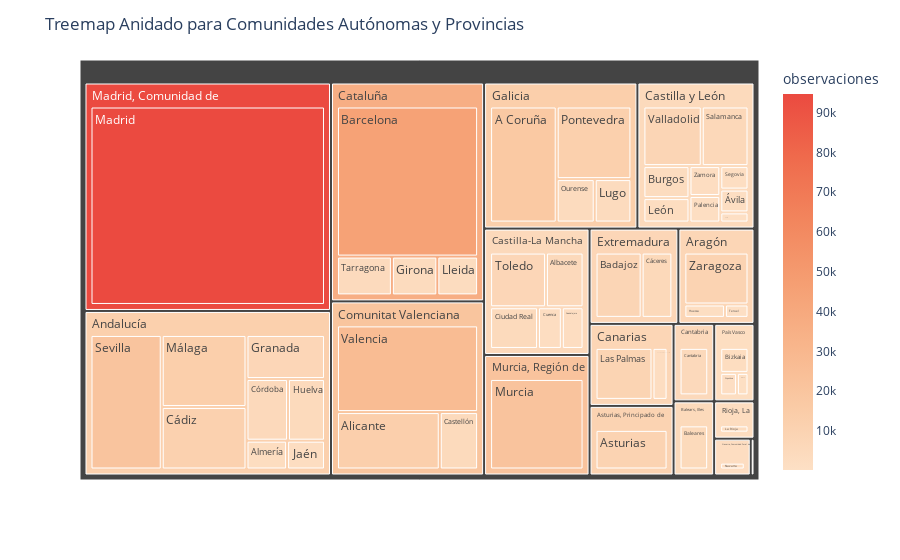

Notebook code cell kept with this figure:
### Code cell
import pandas as pd
import plotly.express as px

# Supongamos que tienes un DataFrame llamado df_total_anal_ult con las columnas 'comunidad_autonoma' y 'nombre_provincia'

# Contar las observaciones para cada combinación de comunidad autónoma y provincia
conteo = df_total_anal_ult.groupby(['comunidad_autonoma', 'nombre_provincia']).size().reset_index(name='observaciones')

# Personaliza la paleta de colores
colores_personalizados = px.colors.sequential.Peach  # Cambia esta paleta por la que desees

# Crea el treemap anidado con colores personalizados
fig = px.treemap(conteo, 
                 path=['comunidad_autonoma', 'nombre_provincia'], 
                 values='observaciones', 
                 color='observaciones',
                 color_continuous_scale=colores_personalizados)

# Personalizar el título
fig.update_layout(title='Treemap Anidado para Comunidades Autónomas y Provincias')

# Mostrar el gráfico interactivo
fig.show()

### Figure 1 — Plotly figure (JSON) as saved in the notebook; plotly's stock layout.template omitted (floating-point values rounded to 4 significant figures)
{"data": [{"branchvalues": "total", "customdata": [[17748], [5108], [13006], [2528], [9832], [8534], [5057], [44768], [2764], [3477], [5296], [4853], [233], [4972], [2472], [5692], [11447], [5531], [1465], [3725], [7479], [2253], [4928], [1582], [2360], [2530], [9159], [2659], [3343], [3662], [94664], [21367], [13194], [2267], [3793], [1932], [12445], [6564], [2426], [1563], [20712], [679], [4501], [918], [7593], [26957], [8195], [2173], [9695], [1014], [1514], [12570.0], [7982.0], [9832], [5057], [7749.0], [5296], [4975.0], [5342.0], [36380.0], [233], [20510.0], [7397.0], [13220.0], [94664], [21367], [2267], [2063.0], [2530]], "domain": {"x": [0, 1], "y": [0, 1]}, "hovertemplate": "labels=%{label}<br>observaciones_sum=%{value}<br>parent=%{parent}<br>id=%{id}<br>observaciones=%{color}<extra></extra>", "ids": ["Galicia/A Coruña", "Castilla-La Mancha/Albacete", "Comunitat Valenciana/Alicante", "Andalucía/Almería", "Asturias, Principado de/Asturias", "Extremadura/Badajoz", "Balears, Illes/Baleares", "Cataluña/Barcelona", "País Vasco/Bizkaia", "Castilla y León/Burgos", "Cantabria/Cantabria", "Comunitat Valenciana/Castellón", "Ceuta/Ceuta", "Castilla-La Mancha/Ciudad Real", "Castilla-La Mancha/Cuenca", "Extremadura/Cáceres", "Andalucía/Cádiz", "Andalucía/Córdoba", "País Vasco/Gipuzkoa", "Cataluña/Girona", "Andalucía/Granada", "Castilla-La Mancha/Guadalajara", "Andalucía/Huelva", "Aragón/Huesca", "Andalucía/Jaén", "Rioja, La/La Rioja", "Canarias/Las Palmas", "Castilla y León/León", "Cataluña/Lleida", "Galicia/Lugo", "Madrid, Comunidad de/Madrid", "Murcia, Región de/Murcia", "Andalucía/Málaga", "Navarra, Comunidad Foral de/Navarra", "Galicia/Ourense", "Castilla y León/Palencia", "Galicia/Pontevedra", "Castilla y León/Salamanca", "Canarias/Santa Cruz de Tenerife", "Castilla y León/Segovia", "Andalucía/Sevilla", "Castilla y León/Soria", "Cataluña/Tarragona", "Aragón/Teruel", "Castilla-La Mancha/Toledo", "Comunitat Valenciana/Valencia", "Castilla y León/Valladolid", "Castilla y León/Zamora", "Aragón/Zaragoza", "País Vasco/Álava", "Castilla y León/Ávila", "Andalucía", "Aragón", "Asturias, Principado de", "Balears, Illes", "Canarias", "Cantabria", "Castilla y León", "Castilla-La Mancha", "Cataluña", "Ceuta", "Comunitat Valenciana", "Extremadura", "Galicia", "Madrid, Comunidad de", "Murcia, Región de", "Navarra, Comunidad Foral de", "País Vasco", "Rioja, La"], "labels": ["A Coruña", "Albacete", "Alicante", "Almería", "Asturias", "Badajoz", "Baleares", "Barcelona", "Bizkaia", "Burgos", "Cantabria", "Castellón", "Ceuta", "Ciudad Real", "Cuenca", "Cáceres", "Cádiz", "Córdoba", "Gipuzkoa", "Girona", "Granada", "Guadalajara", "Huelva", "Huesca", "Jaén", "La Rioja", "Las Palmas", "León", "Lleida", "Lugo", "Madrid", "Murcia", "Málaga", "Navarra", "Ourense", "Palencia", "Pontevedra", "Salamanca", "Santa Cruz de Tenerife", "Segovia", "Sevilla", "Soria", "Tarragona", "Teruel", "Toledo", "Valencia", "Valladolid", "Zamora", "Zaragoza", "Álava", "Ávila", "Andalucía", "Aragón", "Asturias, Principado de", "Balears, Illes", "Canarias", "Cantabria", "Castilla y León", "Castilla-La Mancha", "Cataluña", "Ceuta", "Comunitat Valenciana", "Extremadura", "Galicia", "Madrid, Comunidad de", "Murcia, Región de", "Navarra, Comunidad Foral de", "País Vasco", "Rioja, La"], "marker": {"coloraxis": "coloraxis", "colors": [17748, 5108, 13006, 2528, 9832, 8534, 5057, 44768, 2764, 3477, 5296, 4853, 233, 4972, 2472, 5692, 11447, 5531, 1465, 3725, 7479, 2253, 4928, 1582, 2360, 2530, 9159, 2659, 3343, 3662, 94664, 21367, 13194, 2267, 3793, 1932, 12445, 6564, 2426, 1563, 20712, 679, 4501, 918, 7593, 26957, 8195, 2173, 9695, 1014, 1514, 12570.0, 7982.0, 9832, 5057, 7749.0, 5296, 4975.0, 5342.0, 36380.0, 233, 20510.0, 7397.0, 13220.0, 94664, 21367, 2267, 2063.0, 2530]}, "name": "", "parents": ["Galicia", "Castilla-La Mancha", "Comunitat Valenciana", "Andalucía", "Asturias, Principado de", "Extremadura", "Balears, Illes", "Cataluña", "País Vasco", "Castilla y León", "Cantabria", "Comunitat Valenciana", "Ceuta", "Castilla-La Mancha", "Castilla-La Mancha", "Extremadura", "Andalucía", "Andalucía", "País Vasco", "Cataluña", "Andalucía", "Castilla-La Mancha", "Andalucía", "Aragón", "Andalucía", "Rioja, La", "Canarias", "Castilla y León", "Cataluña", "Galicia", "Madrid, Comunidad de", "Murcia, Región de", "Andalucía", "Navarra, Comunidad Foral de", "Galicia", "Castilla y León", "Galicia", "Castilla y León", "Canarias", "Castilla y León", "Andalucía", "Castilla y León", "Cataluña", "Aragón", "Castilla-La Mancha", "Comunitat Valenciana", "Castilla y León", "Castilla y León", "Aragón", "País Vasco", "Castilla y León", "", "", "", "", "", "", "", "", "", "", "", "", "", "", "", "", "", ""], "type": "treemap", "values": [17748, 5108, 13006, 2528, 9832, 8534, 5057, 44768, 2764, 3477, 5296, 4853, 233, 4972, 2472, 5692, 11447, 5531, 1465, 3725, 7479, 2253, 4928, 1582, 2360, 2530, 9159, 2659, 3343, 3662, 94664, 21367, 13194, 2267, 3793, 1932, 12445, 6564, 2426, 1563, 20712, 679, 4501, 918, 7593, 26957, 8195, 2173, 9695, 1014, 1514, 68179, 12195, 9832, 5057, 11585, 5296, 28756, 22398, 56337, 233, 44816, 14226, 37648, 94664, 21367, 2267, 5243, 2530]}], "layout": {"coloraxis": {"colorbar": {"title": {"text": "observaciones"}}, "colorscale": [[0, "rgb(253, 224, 197)"], [0.1667, "rgb(250, 203, 166)"], [0.3333, "rgb(248, 181, 139)"], [0.5, "rgb(245, 158, 114)"], [0.6667, "rgb(242, 133, 93)"], [0.8333, "rgb(239, 106, 76)"], [1, "rgb(235, 74, 64)"]]}, "legend": {"tracegroupgap": 0}, "margin": {"t": 60}, "title": {"text": "Treemap Anidado para Comunidades Autónomas y Provincias"}}}
